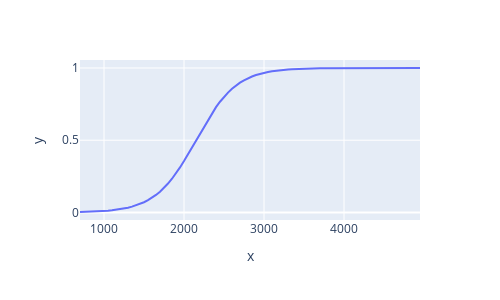

Here is the notebook cell this chart was saved with:
### Code cell
reclamo_regression = lambda x :1/(1+math.exp(-alpha(700,5000)+(beta(700,5000)*x)))
f=pd.DataFrame([{"x":x,"y":reclamo_regression(x)} for x in np.arange(700,5000,50)])

fig = px.line(f, x="x", y="y", orientation="h",width=500,height=300, line_shape="linear")
fig.show()

### Figure 1 — Plotly figure (JSON) as saved in the notebook; plotly's stock layout.template omitted (floating-point values rounded to 4 significant figures)
{"data": [{"hovertemplate": "x=%{x}<br>y=%{y}<extra></extra>", "legendgroup": "", "line": {"color": "#636efa", "dash": "solid", "shape": "linear"}, "marker": {"symbol": "circle"}, "mode": "lines", "name": "", "orientation": "h", "showlegend": false, "type": "scatter", "x": [700, 750, 800, 850, 900, 950, 1000, 1050, 1100, 1150, 1200, 1250, 1300, 1350, 1400, 1450, 1500, 1550, 1600, 1650, 1700, 1750, 1800, 1850, 1900, 1950, 2000, 2050, 2100, 2150, 2200, 2250, 2300, 2350, 2400, 2450, 2500, 2550, 2600, 2650, 2700, 2750, 2800, 2850, 2900, 2950, 3000, 3050, 3100, 3150, 3200, 3250, 3300, 3350, 3400, 3450, 3500, 3550, 3600, 3650, 3700, 3750, 3800, 3850, 3900, 3950, 4000, 4050, 4100, 4150, 4200, 4250, 4300, 4350, 4400, 4450, 4500, 4550, 4600, 4650, 4700, 4750, 4800, 4850, 4900, 4950], "xaxis": "x", "y": [0.003191, 0.003888, 0.004735, 0.005766, 0.007021, 0.008545, 0.0104, 0.01265, 0.01537, 0.01868, 0.02268, 0.02751, 0.03333, 0.04034, 0.04875, 0.0588, 0.07077, 0.08495, 0.1017, 0.1212, 0.144, 0.1701, 0.2, 0.2335, 0.2708, 0.3117, 0.3557, 0.4022, 0.4506, 0.5, 0.5494, 0.5978, 0.6443, 0.6883, 0.7292, 0.7665, 0.8, 0.8299, 0.856, 0.8788, 0.8983, 0.915, 0.9292, 0.9412, 0.9513, 0.9597, 0.9667, 0.9725, 0.9773, 0.9813, 0.9846, 0.9874, 0.9896, 0.9915, 0.993, 0.9942, 0.9953, 0.9961, 0.9968, 0.9974, 0.9979, 0.9982, 0.9986, 0.9988, 0.999, 0.9992, 0.9993, 0.9995, 0.9996, 0.9996, 0.9997, 0.9998, 0.9998, 0.9998, 0.9999, 0.9999, 0.9999, 0.9999, 0.9999, 1.0, 1.0, 1.0, 1.0, 1.0, 1.0, 1.0], "yaxis": "y"}], "layout": {"height": 300, "legend": {"tracegroupgap": 0}, "margin": {"t": 60}, "width": 500, "xaxis": {"anchor": "y", "autorange": true, "domain": [0, 1], "range": [700, 4950], "title": {"text": "x"}, "type": "linear"}, "yaxis": {"anchor": "x", "autorange": true, "domain": [0, 1], "range": [-0.05219, 1.055], "title": {"text": "y"}, "type": "linear"}}}
